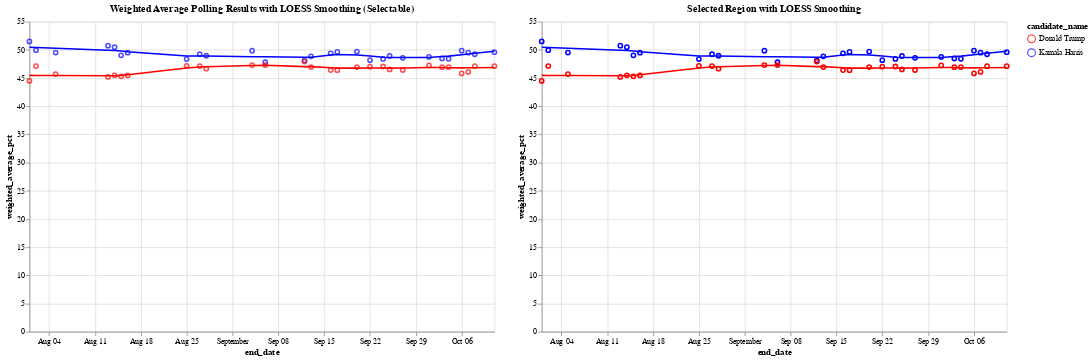

The code cell stored with this chart in its notebook:
### Code cell
# Define the color scale for the two candidates
color_scale = alt.Scale(domain=['Donald Trump', 'Kamala Harris'], range=['red', 'blue'])

# Step 1: Create a selection brush for the horizontal axis (end_date)
brush = alt.selection_interval(encodings=['x'])  # Brush selection on the x-axis

# Step 2: Create the base chart with points and LOESS smoothing (Chart 1)
base = alt.Chart(df_weighted_averages).mark_point().encode(
    x='end_date:T',
    y='weighted_average_pct:Q',
    color=alt.Color('candidate_name:N', scale=color_scale)
)

loess = base.transform_loess(
    'end_date', 'weighted_average_pct', groupby=['candidate_name'], bandwidth=0.3
).mark_line()

chart1 = (base + loess).add_params(
    brush  # Add the brush selection to Chart 1
).properties(
    title='Weighted Average Polling Results with LOESS Smoothing (Selectable)',
    width=600,
    height=400
)

# Step 3: Create the side-by-side chart that will show the selected region with tooltip

# Apply the same selection filter to both points and LOESS in chart2
selected_points = base.encode(
    opacity=alt.condition(brush, alt.value(1), alt.value(0)),  # Highlight only selected points
    tooltip=['end_date:T', 'candidate_name:N', 'weighted_average_pct:Q']  # Add tooltip for points
).transform_filter(
    brush  # Filter by brush selection
)

# Apply LOESS smoothing for the selected range
selected_loess = alt.Chart(df_weighted_averages).transform_loess(
    'end_date', 'weighted_average_pct', groupby=['candidate_name'], bandwidth=0.3
).mark_line().encode(
    x='end_date:T',
    y='weighted_average_pct:Q',
    color=alt.Color('candidate_name:N', scale=color_scale),
    tooltip=['end_date:T', 'candidate_name:N', 'weighted_average_pct:Q']
).transform_filter(
    brush  # Filter the LOESS line by the brush selection
)

# Combine selected points and LOESS for the second chart
chart2 = (selected_points + selected_loess).properties(
    title='Selected Region with LOESS Smoothing',
    width=600,
    height=400
)

# Combine the two charts side by side
final_chart = alt.hconcat(chart1, chart2)

# Display the final chart
final_chart.show()

### Figure 1 — Vega-Lite specification as saved in the notebook (floating-point values rounded to 4 significant figures)
{"config": {"view": {"continuousWidth": 300, "continuousHeight": 300}}, "hconcat": [{"layer": [{"mark": {"type": "point"}, "encoding": {"color": {"field": "candidate_name", "scale": {"domain": ["Donald Trump", "Kamala Harris"], "range": ["red", "blue"]}, "type": "nominal"}, "x": {"field": "end_date", "type": "temporal"}, "y": {"field": "weighted_average_pct", "type": "quantitative"}}, "name": "view_2"}, {"mark": {"type": "line"}, "encoding": {"color": {"field": "candidate_name", "scale": {"domain": ["Donald Trump", "Kamala Harris"], "range": ["red", "blue"]}, "type": "nominal"}, "x": {"field": "end_date", "type": "temporal"}, "y": {"field": "weighted_average_pct", "type": "quantitative"}}, "transform": [{"loess": "weighted_average_pct", "on": "end_date", "bandwidth": 0.3, "groupby": ["candidate_name"]}]}], "height": 400, "title": "Weighted Average Polling Results with LOESS Smoothing (Selectable)", "width": 600}, {"layer": [{"mark": {"type": "point"}, "encoding": {"color": {"field": "candidate_name", "scale": {"domain": ["Donald Trump", "Kamala Harris"], "range": ["red", "blue"]}, "type": "nominal"}, "opacity": {"condition": {"param": "param_2", "value": 1}, "value": 0}, "tooltip": [{"field": "end_date", "type": "temporal"}, {"field": "candidate_name", "type": "nominal"}, {"field": "weighted_average_pct", "type": "quantitative"}], "x": {"field": "end_date", "type": "temporal"}, "y": {"field": "weighted_average_pct", "type": "quantitative"}}, "transform": [{"filter": {"param": "param_2"}}]}, {"mark": {"type": "line"}, "encoding": {"color": {"field": "candidate_name", "scale": {"domain": ["Donald Trump", "Kamala Harris"], "range": ["red", "blue"]}, "type": "nominal"}, "tooltip": [{"field": "end_date", "type": "temporal"}, {"field": "candidate_name", "type": "nominal"}, {"field": "weighted_average_pct", "type": "quantitative"}], "x": {"field": "end_date", "type": "temporal"}, "y": {"field": "weighted_average_pct", "type": "quantitative"}}, "transform": [{"loess": "weighted_average_pct", "on": "end_date", "bandwidth": 0.3, "groupby": ["candidate_name"]}, {"filter": {"param": "param_2"}}]}], "height": 400, "title": "Selected Region with LOESS Smoothing", "width": 600}], "data": {"name": "data-6cd146409bb34ecdb2233658a38cac1b"}, "params": [{"name": "param_2", "select": {"type": "interval", "encodings": ["x"]}, "views": ["view_2"]}], "$schema": "https://vega.github.io/schema/vega-lite/v5.20.1.json", "datasets": {"data-6cd146409bb34ecdb2233658a38cac1b": [{"end_date": "2024-10-11T00:00:00", "candidate_id": 16661, "candidate_name": "Kamala Harris", "weighted_average_pct": 49.59}, {"end_date": "2024-10-11T00:00:00", "candidate_id": 16651, "candidate_name": "Donald Trump", "weighted_average_pct": 47.11}, {"end_date": "2024-10-08T00:00:00", "candidate_id": 16661, "candidate_name": "Kamala Harris", "weighted_average_pct": 49.22}, {"end_date": "2024-10-08T00:00:00", "candidate_id": 16651, "candidate_name": "Donald Trump", "weighted_average_pct": 47.1}, {"end_date": "2024-10-07T00:00:00", "candidate_id": 16661, "candidate_name": "Kamala Harris", "weighted_average_pct": 49.51}, {"end_date": "2024-10-07T00:00:00", "candidate_id": 16651, "candidate_name": "Donald Trump", "weighted_average_pct": 46.1}, {"end_date": "2024-10-06T00:00:00", "candidate_id": 16661, "candidate_name": "Kamala Harris", "weighted_average_pct": 49.85}, {"end_date": "2024-10-06T00:00:00", "candidate_id": 16651, "candidate_name": "Donald Trump", "weighted_average_pct": 45.83}, {"end_date": "2024-10-04T00:00:00", "candidate_id": 16661, "candidate_name": "Kamala Harris", "weighted_average_pct": 48.42}, {"end_date": "2024-10-04T00:00:00", "candidate_id": 16651, "candidate_name": "Donald Trump", "weighted_average_pct": 46.95}, {"end_date": "2024-10-03T00:00:00", "candidate_id": 16661, "candidate_name": "Kamala Harris", "weighted_average_pct": 48.47}, {"end_date": "2024-10-03T00:00:00", "candidate_id": 16651, "candidate_name": "Donald Trump", "weighted_average_pct": 46.93}, {"end_date": "2024-10-01T00:00:00", "candidate_id": 16661, "candidate_name": "Kamala Harris", "weighted_average_pct": 48.75}, {"end_date": "2024-10-01T00:00:00", "candidate_id": 16651, "candidate_name": "Donald Trump", "weighted_average_pct": 47.24}, {"end_date": "2024-09-27T00:00:00", "candidate_id": 16661, "candidate_name": "Kamala Harris", "weighted_average_pct": 48.59}, {"end_date": "2024-09-27T00:00:00", "candidate_id": 16651, "candidate_name": "Donald Trump", "weighted_average_pct": 46.43}, {"end_date": "2024-09-25T00:00:00", "candidate_id": 16661, "candidate_name": "Kamala Harris", "weighted_average_pct": 48.91}, {"end_date": "2024-09-25T00:00:00", "candidate_id": 16651, "candidate_name": "Donald Trump", "weighted_average_pct": 46.53}, {"end_date": "2024-09-24T00:00:00", "candidate_id": 16661, "candidate_name": "Kamala Harris", "weighted_average_pct": 48.4}, {"end_date": "2024-09-24T00:00:00", "candidate_id": 16651, "candidate_name": "Donald Trump", "weighted_average_pct": 47.05}, {"end_date": "2024-09-22T00:00:00", "candidate_id": 16661, "candidate_name": "Kamala Harris", "weighted_average_pct": 48.18}, {"end_date": "2024-09-22T00:00:00", "candidate_id": 16651, "candidate_name": "Donald Trump", "weighted_average_pct": 47.02}, {"end_date": "2024-09-20T00:00:00", "candidate_id": 16661, "candidate_name": "Kamala Harris", "weighted_average_pct": 49.7}, {"end_date": "2024-09-20T00:00:00", "candidate_id": 16651, "candidate_name": "Donald Trump", "weighted_average_pct": 46.96}, {"end_date": "2024-09-17T00:00:00", "candidate_id": 16661, "candidate_name": "Kamala Harris", "weighted_average_pct": 49.64}, {"end_date": "2024-09-17T00:00:00", "candidate_id": 16651, "candidate_name": "Donald Trump", "weighted_average_pct": 46.4}, {"end_date": "2024-09-16T00:00:00", "candidate_id": 16661, "candidate_name": "Kamala Harris", "weighted_average_pct": 49.39}, {"end_date": "2024-09-16T00:00:00", "candidate_id": 16651, "candidate_name": "Donald Trump", "weighted_average_pct": 46.42}, {"end_date": "2024-09-13T00:00:00", "candidate_id": 16661, "candidate_name": "Kamala Harris", "weighted_average_pct": 48.85}, {"end_date": "2024-09-13T00:00:00", "candidate_id": 16651, "candidate_name": "Donald Trump", "weighted_average_pct": 46.94}, {"end_date": "2024-09-12T00:00:00", "candidate_id": 16661, "candidate_name": "Kamala Harris", "weighted_average_pct": 48.13}, {"end_date": "2024-09-12T00:00:00", "candidate_id": 16651, "candidate_name": "Donald Trump", "weighted_average_pct": 47.93}, {"end_date": "2024-09-06T00:00:00", "candidate_id": 16661, "candidate_name": "Kamala Harris", "weighted_average_pct": 47.81}, {"end_date": "2024-09-06T00:00:00", "candidate_id": 16651, "candidate_name": "Donald Trump", "weighted_average_pct": 47.31}, {"end_date": "2024-09-04T00:00:00", "candidate_id": 16661, "candidate_name": "Kamala Harris", "weighted_average_pct": 49.86}, {"end_date": "2024-09-04T00:00:00", "candidate_id": 16651, "candidate_name": "Donald Trump", "weighted_average_pct": 47.3}, {"end_date": "2024-08-28T00:00:00", "candidate_id": 16661, "candidate_name": "Kamala Harris", "weighted_average_pct": 48.96}, {"end_date": "2024-08-28T00:00:00", "candidate_id": 16651, "candidate_name": "Donald Trump", "weighted_average_pct": 46.66}, {"end_date": "2024-08-27T00:00:00", "candidate_id": 16661, "candidate_name": "Kamala Harris", "weighted_average_pct": 49.22}, {"end_date": "2024-08-27T00:00:00", "candidate_id": 16651, "candidate_name": "Donald Trump", "weighted_average_pct": 47.13}, {"end_date": "2024-08-25T00:00:00", "candidate_id": 16661, "candidate_name": "Kamala Harris", "weighted_average_pct": 48.37}, {"end_date": "2024-08-25T00:00:00", "candidate_id": 16651, "candidate_name": "Donald Trump", "weighted_average_pct": 47.17}, {"end_date": "2024-08-16T00:00:00", "candidate_id": 16661, "candidate_name": "Kamala Harris", "weighted_average_pct": 49.5}, {"end_date": "2024-08-16T00:00:00", "candidate_id": 16651, "candidate_name": "Donald Trump", "weighted_average_pct": 45.47}, {"end_date": "2024-08-15T00:00:00", "candidate_id": 16661, "candidate_name": "Kamala Harris", "weighted_average_pct": 49.04}, {"end_date": "2024-08-15T00:00:00", "candidate_id": 16651, "candidate_name": "Donald Trump", "weighted_average_pct": 45.31}, {"end_date": "2024-08-14T00:00:00", "candidate_id": 16661, "candidate_name": "Kamala Harris", "weighted_average_pct": 50.48}, {"end_date": "2024-08-14T00:00:00", "candidate_id": 16651, "candidate_name": "Donald Trump", "weighted_average_pct": 45.48}, {"end_date": "2024-08-13T00:00:00", "candidate_id": 16661, "candidate_name": "Kamala Harris", "weighted_average_pct": 50.75}, {"end_date": "2024-08-13T00:00:00", "candidate_id": 16651, "candidate_name": "Donald Trump", "weighted_average_pct": 45.2}, {"end_date": "2024-08-05T00:00:00", "candidate_id": 16661, "candidate_name": "Kamala Harris", "weighted_average_pct": 49.52}, {"end_date": "2024-08-05T00:00:00", "candidate_id": 16651, "candidate_name": "Donald Trump", "weighted_average_pct": 45.7}, {"end_date": "2024-08-02T00:00:00", "candidate_id": 16661, "candidate_name": "Kamala Harris", "weighted_average_pct": 49.95}, {"end_date": "2024-08-02T00:00:00", "candidate_id": 16651, "candidate_name": "Donald Trump", "weighted_average_pct": 47.13}, {"end_date": "2024-08-01T00:00:00", "candidate_id": 16661, "candidate_name": "Kamala Harris", "weighted_average_pct": 51.5}, {"end_date": "2024-08-01T00:00:00", "candidate_id": 16651, "candidate_name": "Donald Trump", "weighted_average_pct": 44.5}]}}
